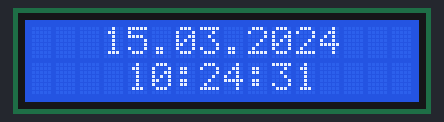
Recording of a sketch running on a simulated ESP8266 (NodeMCU). On the bench: 16×2 character LCD. WiFi joins after 1.5 s; servers stay silent unless stated; the local clock reads 2024-03-15 10:24:30 at power-on unless the sketch sets it; what the sketch prints to the serial monitor is not drawn.

Above: at 1.6 s.
At 5.7 s:
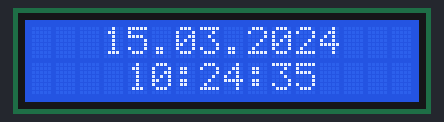
At 10.8 s:
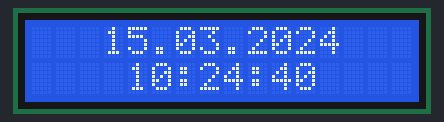
At 20.0 s:
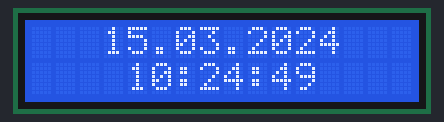
At 29.2 s:
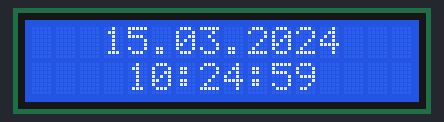
At 38.4 s:
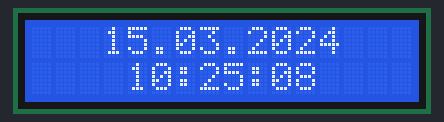

The sketch:

sketch_oct21a.ino
```cpp
#include <Wire.h>
#include <RtcDS1302.h>
#include <ESP8266WiFi.h>
#include <LiquidCrystal_I2C.h>

const char *SSID = "{Название Wi-Fi}";
const char *PASSWORD = "{Пароль от Wi-Fi}";

// Подключение модуля DS1302 к пинам ESP8266.
const int DAT_PIN = 2; // (DAT/IO)
const int CLK_PIN = 14; // (CLK/SCLK)
const int RST_PIN = 16; // (RST/CE)

// Настройка I2C.
const uint8_t LCD_COLS = 16;
const uint8_t LCD_ROWS = 2;
const uint8_t LCD_ASSRES = 0x27;

// NTP Сервер для запроса времени.
const char* NTP_SERVER = "pool.ntp.org";

// Временная зона в секундах.
const long TIMEZONE = 0;

// Сдвиг времени в секундах.
const int OFFSET_SEC = 0;

ThreeWire myWire(DAT_PIN, CLK_PIN, RST_PIN);
RtcDS1302<ThreeWire> Rtc(myWire);

LiquidCrystal_I2C LCD(LCD_ASSRES, LCD_COLS, LCD_ROWS);

void setup() {
  Serial.begin(115200);
  // Иницируем модуль RTC.
  LCD.init();
  LCD.clear();
  LCD.backlight();

  // Иницируем модуль RTC.
  Rtc.Begin();

  // Инициируем подключение к Wi-Fi.
  initWiFi();

  // Указываем настройки временной зоны, смещения и NTP сервер и синхронизируем локальное время ESP8266.
  configTime(TIMEZONE, OFFSET_SEC, NTP_SERVER);

  // Настраиваем время RTC DS1302 модуле с локального времени ESP8266.
  settingsTime();

  // Прирываем соединение и отключаемся от Wi-Fi.
  disconnectWiFi();
}

/**
* Подключение к Wi-Fi.
*/
void initWiFi() {
  WiFi.mode(WIFI_STA);
  WiFi.begin(SSID, PASSWORD);

  while(WiFi.status() != WL_CONNECTED) {
    delay (500);
    Serial.print(".");
  }
  Serial.println(".");
  Serial.println("Подключенио к Wi-Fi");
}

/**
* Отключение от Wi-Fi.
*/
void disconnectWiFi() {
  WiFi.disconnect(true);
  WiFi.mode(WIFI_OFF);
}

/**
* Настраиваем время на модуле RTC DS1302 модуле с локального времени ESP8266.
*/
void settingsTime() {
  struct tm timeinfo;
  getLocalTime(&timeinfo);

  int dayOfMonth = timeinfo.tm_mday;
  int month = timeinfo.tm_mon + 1;
  int year = timeinfo.tm_year + 1900;
  int hour = timeinfo.tm_hour;
  int minute = timeinfo.tm_min;
  int second = timeinfo.tm_sec;

  Rtc.SetDateTime(RtcDateTime(year, month, dayOfMonth, hour, minute, second));
}

void loop() {
  RtcDateTime now = Rtc.GetDateTime();
  if (now.Minute() == 30 && now.Second() == 0) {
      LCD.clear();
      LCD.backlight();
      LCD.setCursor(0, 0);
      LCD.print("Synchronization:");
      LCD.setCursor(2, 1);
      LCD.print(NTP_SERVER);

      // Инициируем подключение к Wi-Fi.
      initWiFi();

      // Указываем настройки временной зоны, смещения и NTP сервер и синхронизируем локальное время ESP8266.
      configTime(TIMEZONE, OFFSET_SEC, NTP_SERVER);

      // Настраиваем время RTC DS1302 модуле с локального времени ESP8266.
      settingsTime();

      // Прирываем соединение и отключаемся от Wi-Fi.
      disconnectWiFi();
      LCD.clear();
      LCD.backlight();
  } else {
    RtcDateTime now = Rtc.GetDateTime();

    char datestring[20];
    char timestring[20];

    snprintf_P(datestring,
            countof(datestring),
            PSTR("%02u.%02u.%04u"),
            now.Day(),
            now.Month(),
            now.Year());

    snprintf_P(timestring,
            countof(timestring),
            PSTR("%02u:%02u:%02u"),
            now.Hour(),
            now.Minute(),
            now.Second());

    LCD.setCursor(3,0);
    LCD.print(datestring);
    LCD.setCursor(4,1);
    LCD.print(timestring);
    LCD.setCursor(4,1);
  }

  delay(1000);
}
```

Measured:
- what the display in image 0 shows lasts 1.0 s, from 1.6 s to 2.6 s
